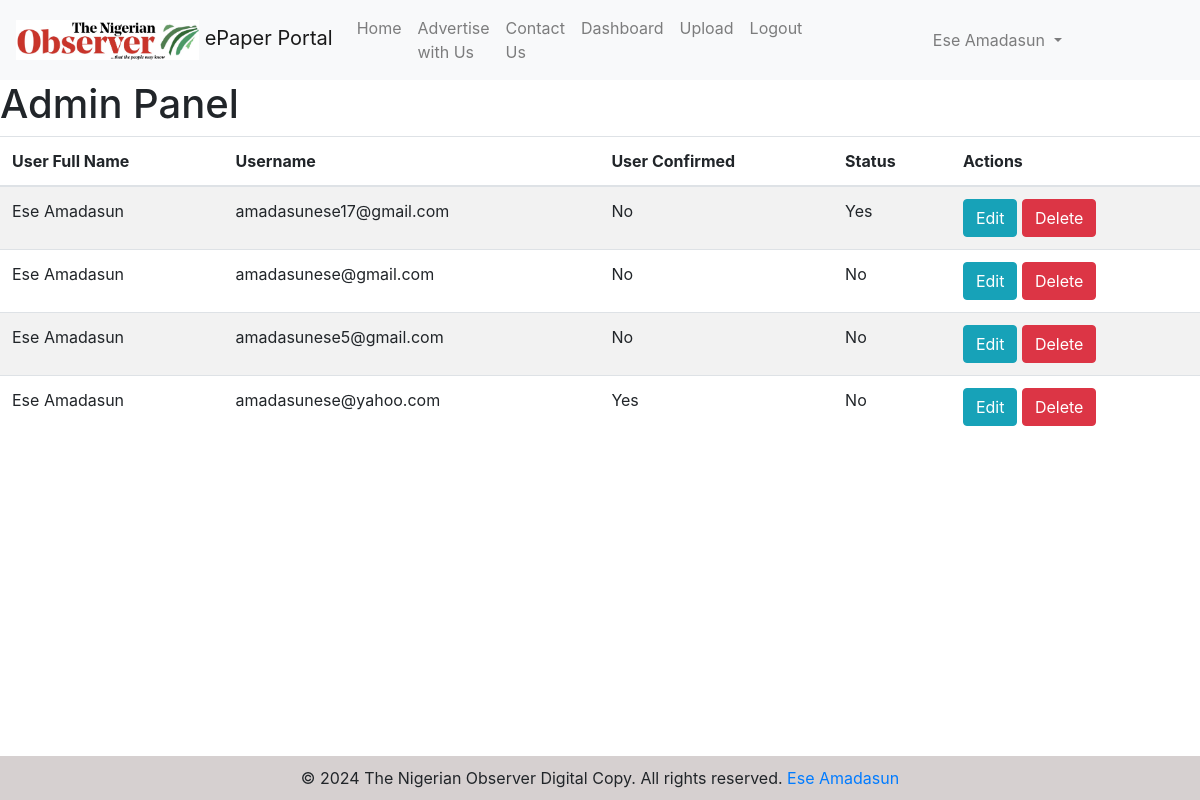
Screenshot of /admin (signed in) with the database file from the repository.
### src/accounts/models.py (models this page shows)
class User(db.Model, UserMixin):
    id = db.Column(db.Integer, primary_key=True)
    name = db.Column(db.String, nullable=True)
    username= db.Column(db.String(80), unique=True, nullable=False)  # Ensure email is not nullable
    password = db.Column(db.String(120), nullable=False)
    is_admin = db.Column(db.Boolean, default=False)
    email = db.Column(db.String(80))  # Add the email column
    is_confirmed = db.Column(db.Boolean, nullable=True, default=False)
    subscriptions = db.relationship('Subscription', backref='user', lazy=True)

### views.py (the view)
@main.route('/admin')
def admin():
    if not current_user.is_admin:
        flash('Unauthorized access. Admins only.', 'danger')
        return redirect(url_for('main.login'))
    users = User.query.all()
    return render_template('admin.html', current_users=users)

### app.py (called while the page is built)
def create_app(config_class=Config):
    app = Flask(__name__)
    app.config.from_object(Config)
    mail.init_app(app)
    cors = CORS(app)
    cors = CORS(app, resources={r"/api/*": {"origins": "*"}})
    db.init_app(app)
    migrate = Migrate(app, db)
    login_manager = LoginManager(app)
    login_manager.login_view = 'main.login'
    login_manager.init_app(app)
    @login_manager.user_loader
    def load_user(user_id):
        return User.query.get(int(user_id))
    app.register_blueprint(main)
    with app.app_context():
        db.create_all()
    return app

### templates/admin.html
{% extends "base.html" %}
{% block content %}
<h1>Admin Panel</h1>
<table class="table table-striped">
  <thead>
    <tr>
      <th scope="col">User Full Name</th>
      <th scope="col">Username</th>
      <th scope="col">User Confirmed</th>
      <th scope="col">Status</th>
      <th scope="col">Actions</th>
    </tr>
  </thead>
  <tbody>
    {% for user in current_users %}
    <tr>
      <td>{{ user.name }}</td>
      <td>{{ user.username }}</td>
      <td>{{ 'Yes' if user.is_confirmed else 'No' }}</td>
      <td>{{ 'Yes' if user.is_admin else 'No' }}</td>
      <td>
        <a href="{{ url_for('main.edit_user', user_id=user.id) }}" class="btn btn-info">Edit</a>
        <a href="{{ url_for('main.delete_user', user_id=user.id) }}" class="btn btn-danger" onclick="return confirm('Are you sure?')">Delete</a>
      </td>
    </tr>
    {% else %}
    <tr>
      <td colspan="5">No users found.</td>
    </tr>
    {% endfor %}
  </tbody>
</table>
{% endblock %}

### templates/base.html (shortened to what this page needs)
<!DOCTYPE html>
<html lang="en">
<head>
    <link rel="stylesheet" type="text/css" href="/static/css/styles.css">
    <link href="https://stackpath.bootstrapcdn.com/bootstrap/4.5.2/css/bootstrap.min.css" rel="stylesheet">
</head>
<body>
    <nav class="navbar navbar-expand-lg navbar-light bg-light">
        <a class="navbar-brand" href="{{ url_for('main.newspapers') }}">
            <img src="/static/images/observer_logo2.png" width="60" height="60" alt="Logo">
            <span class="navbar-brand-text">ePaper Portal</span>
        </a>
        <div class="collapse navbar-collapse" id="navbarNav">
            <ul class="navbar-nav mr-auto">
                <li class="nav-item">
                    <a class="nav-link" href="{{ url_for('main.newspapers') }}">Home</a>
                </li>
                <li class="nav-item">
                    <a class="nav-link" href="{{ url_for('main.advertising') }}">Advertise with Us</a>
                </li>
                <li class="nav-item">
                    <a class="nav-link" href="{{ url_for('main.contact') }}">Contact Us</a>
                </li>
                <li class="nav-item">
                    <a class="nav-link" href="{{ url_for('main.dashboard') }}">Dashboard</a>
                </li>
                {% if current_user.is_authenticated %}
                    {% if current_user.is_admin %}
                        <li class="nav-item">
                            <a class="nav-link" href="{{ url_for('main.upload_file') }}">Upload</a>
                        </li>
                    {% endif %}
                    <li class="nav-item">
                        <a class="nav-link" href="{{ url_for('main.logout') }}">Logout</a>
                    </li>
                {% endif %}
            </ul>
            {% if current_user.is_authenticated %}
            <ul class="navbar-nav ml-auto">
                <li class="nav-item dropdown">
                    <a class="nav-link dropdown-toggle" href="#" id="navbarDropdown" role="button" data-toggle="dropdown" aria-haspopup="true" aria-expanded="false">
                        {{ current_user.name }}
                    </a>
                </li>
            </ul>
            {% endif %}
        </div>
    </nav>
    <div class="content-wrapper">
        {% block content %}
        {% endblock %}
    </div>
    <footer class="footer">
        <div class="container">
            <span>&copy; 2024 The Nigerian Observer Digital Copy. All rights reserved.</span>
            <a href="mailto:amadasunese@gmail.com">Ese Amadasun</a>
        </div>
    </footer>
</body>
</html>

### static/css/styles.css (style rules this page uses)
.navbar-brand img { max-height: 40px; width: auto; }
@media (min-width: 992px) { .navbar .navbar-nav { width: 100%; justify-content: center; } }
html, body { height: 100%; margin: 0; }
body { display: flex; flex-direction: column; }
.content-wrapper { flex: 1; }
.footer { background-color: #d6d0d0; text-align: center; padding: 10px 0; }
.container { width: 95%; max-width: 960px; margin: auto; }

### rows the page displays
User: name "Ese Amadasun", username "amadasunese17@gmail.com", is_confirmed "No", is_admin "Yes"
User: name "Ese Amadasun", username "amadasunese@gmail.com", is_confirmed "No", is_admin "No"
User: name "Ese Amadasun", username "amadasunese5@gmail.com", is_confirmed "No", is_admin "No"
User: name "Ese Amadasun", username "amadasunese@yahoo.com", is_confirmed "Yes", is_admin "No"
